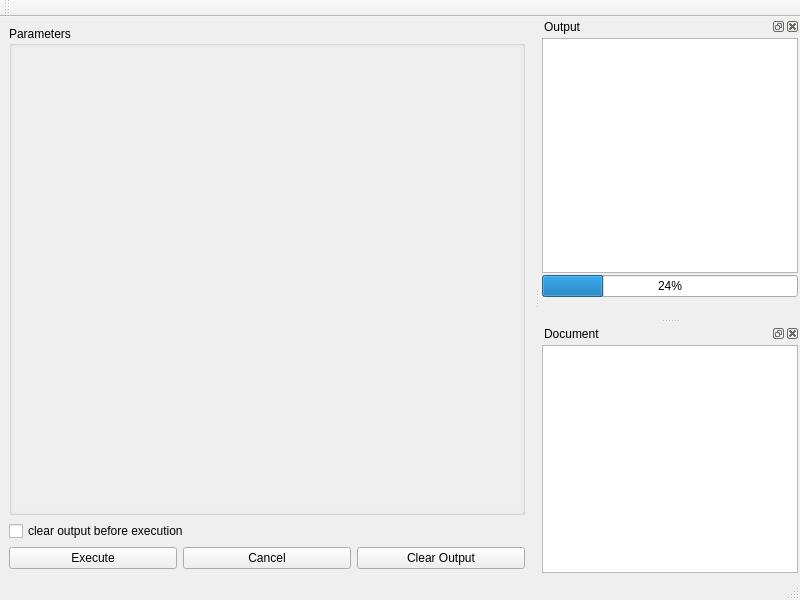
<?xml version="1.0" encoding="UTF-8"?>
<ui version="4.0">
 <class>ExecutionWindow</class>
 <widget class="QMainWindow" name="ExecutionWindow">
  <property name="geometry">
   <rect>
    <x>0</x>
    <y>0</y>
    <width>800</width>
    <height>600</height>
   </rect>
  </property>
  <property name="windowTitle">
   <string>Function Execution</string>
  </property>
  <widget class="QWidget" name="centralwidget">
   <property name="sizePolicy">
    <sizepolicy hsizetype="Minimum" vsizetype="Preferred">
     <horstretch>0</horstretch>
     <verstretch>0</verstretch>
    </sizepolicy>
   </property>
   <layout class="QVBoxLayout" name="verticalLayout">
    <item>
     <widget class="QGroupBox" name="groupbox_params">
      <property name="enabled">
       <bool>true</bool>
      </property>
      <property name="title">
       <string>Parameters</string>
      </property>
      <property name="flat">
       <bool>false</bool>
      </property>
      <property name="checkable">
       <bool>false</bool>
      </property>
      <layout class="QVBoxLayout" name="vlayout_4">
       <property name="spacing">
        <number>0</number>
       </property>
       <property name="leftMargin">
        <number>2</number>
       </property>
       <property name="topMargin">
        <number>2</number>
       </property>
       <property name="rightMargin">
        <number>2</number>
       </property>
       <property name="bottomMargin">
        <number>2</number>
       </property>
       <item>
        <widget class="QScrollArea" name="scrollarea">
         <property name="frameShape">
          <enum>QFrame::NoFrame</enum>
         </property>
         <property name="widgetResizable">
          <bool>true</bool>
         </property>
         <widget class="QWidget" name="scrollarea_content">
          <property name="geometry">
           <rect>
            <x>0</x>
            <y>0</y>
            <width>512</width>
            <height>452</height>
           </rect>
          </property>
         </widget>
        </widget>
       </item>
      </layout>
     </widget>
    </item>
    <item>
     <widget class="QCheckBox" name="checkbox_autoclear">
      <property name="text">
       <string>clear output before execution</string>
      </property>
     </widget>
    </item>
    <item>
     <layout class="QHBoxLayout" name="hlayout_1">
      <item>
       <widget class="QPushButton" name="button_execute">
        <property name="text">
         <string>Execute</string>
        </property>
       </widget>
      </item>
      <item>
       <widget class="QPushButton" name="button_cancel">
        <property name="text">
         <string>Cancel</string>
        </property>
       </widget>
      </item>
      <item>
       <widget class="QPushButton" name="button_clear">
        <property name="text">
         <string>Clear Output</string>
        </property>
       </widget>
      </item>
     </layout>
    </item>
   </layout>
  </widget>
  <widget class="QStatusBar" name="statusbar"/>
  <widget class="QDockWidget" name="dockwidget_output">
   <property name="windowTitle">
    <string>Output</string>
   </property>
   <attribute name="dockWidgetArea">
    <number>2</number>
   </attribute>
   <widget class="QWidget" name="dockwidget_content">
    <layout class="QVBoxLayout" name="vlayout_3">
     <property name="spacing">
      <number>2</number>
     </property>
     <property name="leftMargin">
      <number>2</number>
     </property>
     <property name="topMargin">
      <number>2</number>
     </property>
     <property name="rightMargin">
      <number>2</number>
     </property>
     <property name="bottomMargin">
      <number>5</number>
     </property>
     <item>
      <widget class="QTextBrowser" name="textedit_output"/>
     </item>
     <item>
      <layout class="QVBoxLayout" name="laoyout_progressbar">
       <item>
        <widget class="QProgressBar" name="progressbar">
         <property name="value">
          <number>24</number>
         </property>
        </widget>
       </item>
       <item>
        <widget class="QLabel" name="label_progressbar_info">
         <property name="text">
          <string/>
         </property>
         <property name="scaledContents">
          <bool>false</bool>
         </property>
         <property name="alignment">
          <set>Qt::AlignLeading|Qt::AlignLeft|Qt::AlignTop</set>
         </property>
         <property name="wordWrap">
          <bool>true</bool>
         </property>
         <property name="openExternalLinks">
          <bool>true</bool>
         </property>
        </widget>
       </item>
      </layout>
     </item>
    </layout>
   </widget>
  </widget>
  <widget class="QDockWidget" name="dockwidget_document">
   <property name="windowTitle">
    <string>Document</string>
   </property>
   <attribute name="dockWidgetArea">
    <number>2</number>
   </attribute>
   <widget class="QWidget" name="dockwidget_content_2">
    <layout class="QVBoxLayout" name="vlayout_2">
     <property name="spacing">
      <number>2</number>
     </property>
     <property name="leftMargin">
      <number>2</number>
     </property>
     <property name="topMargin">
      <number>2</number>
     </property>
     <property name="rightMargin">
      <number>2</number>
     </property>
     <property name="bottomMargin">
      <number>5</number>
     </property>
     <item>
      <widget class="QTextBrowser" name="textedit_document"/>
     </item>
    </layout>
   </widget>
  </widget>
  <widget class="QToolBar" name="toolbar">
   <property name="windowTitle">
    <string>toolBar</string>
   </property>
   <attribute name="toolBarArea">
    <enum>TopToolBarArea</enum>
   </attribute>
   <attribute name="toolBarBreak">
    <bool>false</bool>
   </attribute>
  </widget>
  <widget class="QMenuBar" name="menubar">
   <property name="geometry">
    <rect>
     <x>0</x>
     <y>0</y>
     <width>800</width>
     <height>21</height>
    </rect>
   </property>
  </widget>
  <action name="action_output_view">
   <property name="checkable">
    <bool>true</bool>
   </property>
   <property name="checked">
    <bool>true</bool>
   </property>
   <property name="text">
    <string>Output View</string>
   </property>
  </action>
  <action name="action_document_view">
   <property name="checkable">
    <bool>true</bool>
   </property>
   <property name="checked">
    <bool>true</bool>
   </property>
   <property name="text">
    <string>Document View</string>
   </property>
  </action>
  <action name="actionAbout">
   <property name="text">
    <string>About</string>
   </property>
  </action>
  <action name="actionHelp">
   <property name="text">
    <string>Help</string>
   </property>
  </action>
 </widget>
 <resources/>
 <connections/>
</ui>
